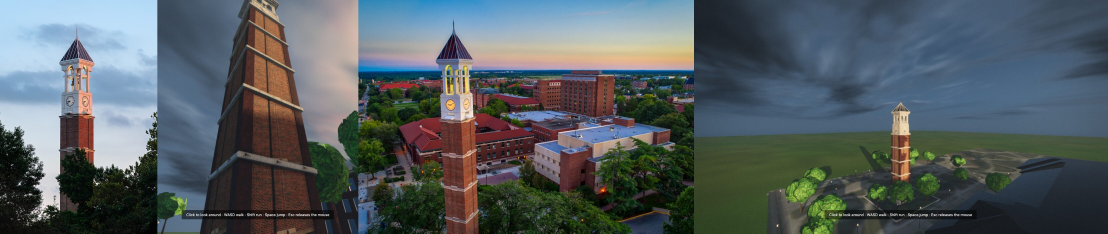
#> input picture docs/img/v2-belltower-vs-ref.jpg, 3322 x 700 px, given in place of v2-belltower-vs-ref.jpg.png, which was not available (shown at 1/3 size)
$ python walc-apple-sidebyside.py ../docs/img/v2-belltower-vs-ref.jpg
#> lines starting #> are read from the running program, lines starting #| are printed output that depends on the picture
# Apple Maps frame (left) vs the walk scene at the fitted camera (right) -> docs/img/walc-hifi-vs-apple.jpg, plus a row of eye-level plaza views.
# Run after: node tools/saltline-walk-shots.mjs apple-west-mid apple-west-4 apple-east-mid apple-south-mid hifi-front hifi-oblique hifi-colonnade hifi-nw hifi-east hifi-south
#   uv run --with opencv-python-headless --with numpy python tools/walc-apple-sidebyside.py [name ...]   (raw frames are gitignored, this Mac only)
import cv2, numpy as np, sys
AM = '/Users/rithvikpraveenkumar/Codebox/Repos/FolkTown/data/raw/apple-maps-walc/'
names = [a for i, a in enumerate(sys.argv[1:]) if not a.startswith('-') and sys.argv[i] != '-o'] or ['west-mid', 'west-4', 'east-mid', 'south-mid']
W = 1500
def lab(im, t): cv2.rectangle(im, (0, 0), (16 + 13 * len(t), 34), (0, 0, 0), -1); cv2.putText(im, t, (8, 24), cv2.FONT_HERSHEY_SIMPLEX, 0.7, (255, 255, 255), 2); return im
rows = []
for n in names:
    a = cv2.imread(AM + n + '.png'); b = cv2.imread(f'tools/shots/walk-apple-{n}.png')
#> further down, a is the input picture: shape (700, 3322, 3); mean B, G, R 96.9, 93.5, 84.5
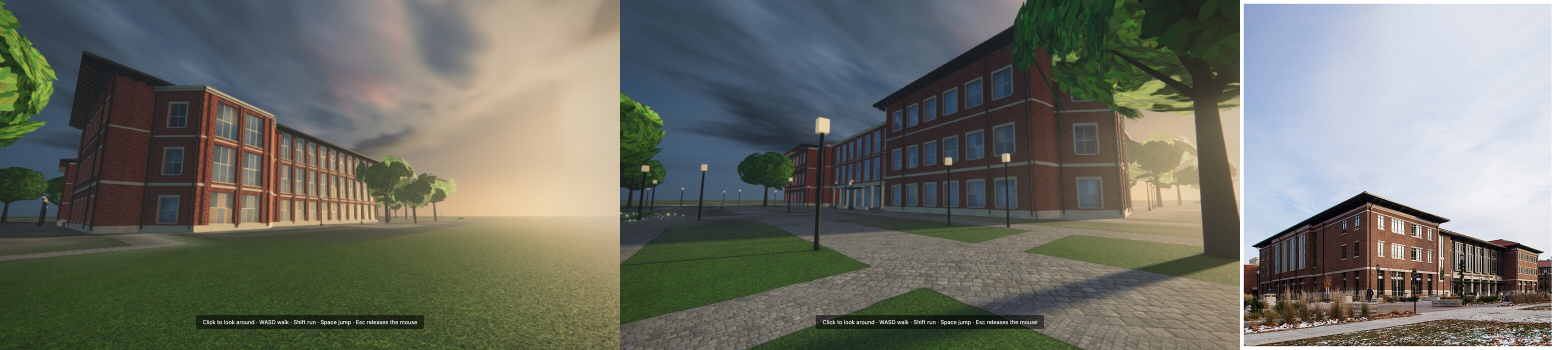
#> input picture docs/img/v2-walc-vs-ref.jpg, 3111 x 700 px, given in place of v2-belltower-vs-ref.jpg.png, which was not available (shown at 1/2 size)
#> further down, b is the input picture: shape (700, 3111, 3); mean B, G, R 102.4, 111.7, 109.8
    b = cv2.resize(b, (3200, 1898))[104:104 + 1794, 0:3056]  # the Maps window crop
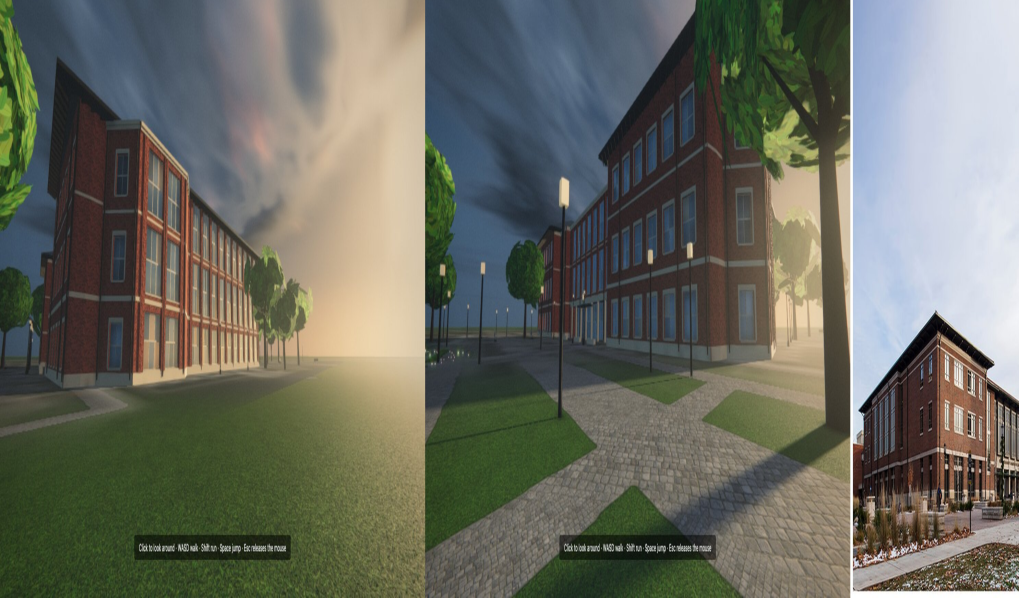
#> b: shape (1794, 3056, 3) (shown at 1/3 size); mean B, G, R 96.5, 107.3, 105.7
    f = W / a.shape[1]; a = cv2.resize(a, None, fx=f, fy=f, interpolation=cv2.INTER_AREA); b = cv2.resize(b, (a.shape[1], a.shape[0]), interpolation=cv2.INTER_AREA)
#> after `f = W / a.shape[1]`: f = 0.452
#> after `b = cv2.resize(b, (a.shape[1], a.shape[0]), interpolation=cv2.INTER_AR`:
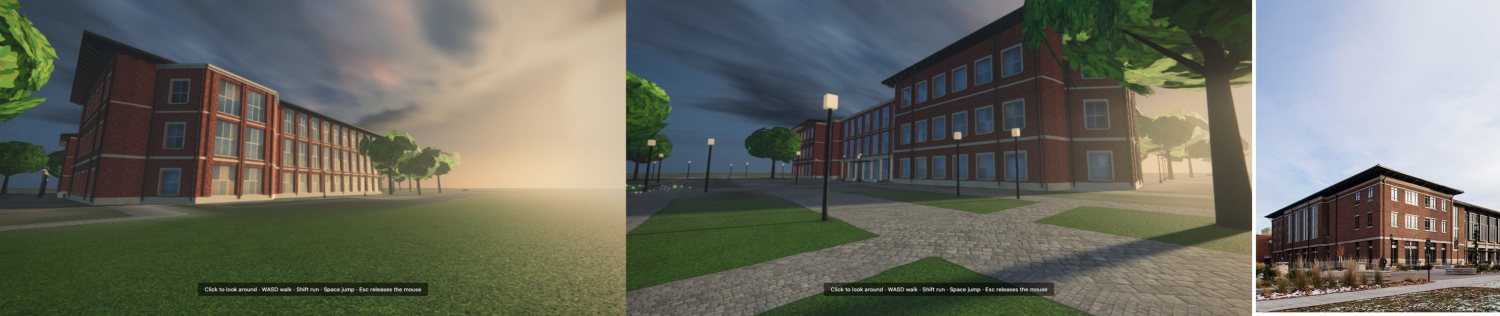
#> b: shape (316, 1500, 3); mean B, G, R 96.5, 107.3, 105.7
    rows.append(np.hstack([lab(a, 'Apple Maps ' + n), lab(b, 'walk scene, same camera')]))
#> in lab, `cv2.putText(im, t, (8, 24), cv2.FONT_HERSHEY_SIMPLEX, 0.7, (255, 255, `:
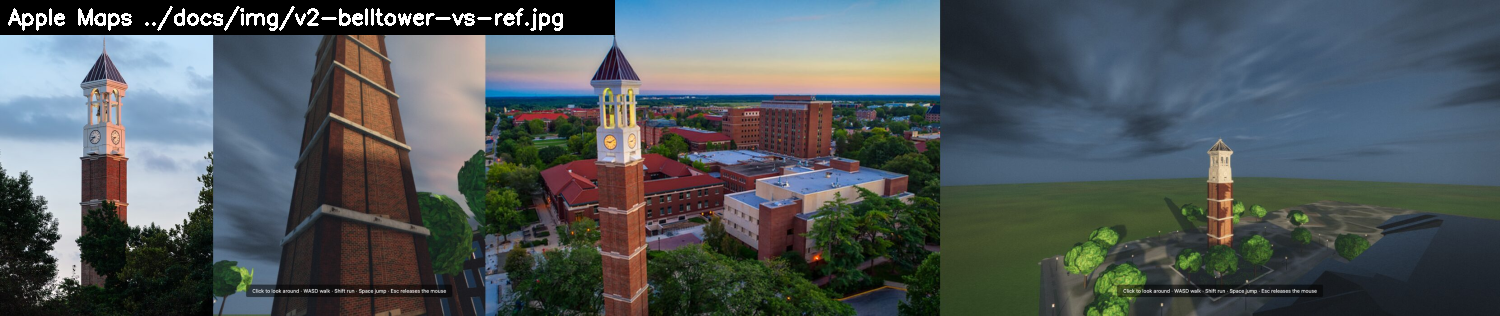
#> im: shape (316, 1500, 3); mean B, G, R 90.8, 88.3, 80.5
#> call 2 of lab, with t = 'walk scene, same camera'
#> in lab (call 2), `cv2.putText(im, t, (8, 24), cv2.FONT_HERSHEY_SIMPLEX, 0.7, (255, 255, `:
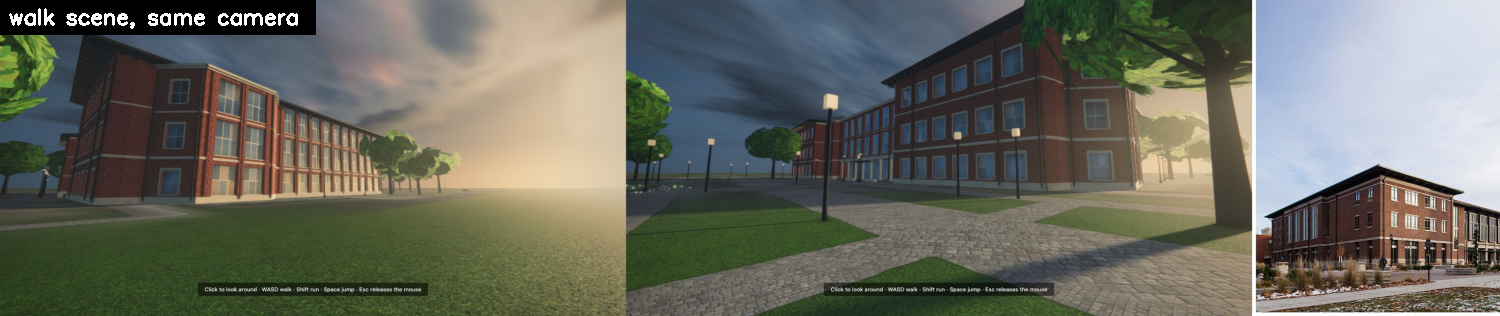
#> im: shape (316, 1500, 3); mean B, G, R 95.3, 106.3, 105
if '--no-eye' not in sys.argv:
    eye = [cv2.imread(f'tools/shots/walk-hifi-{n}.png') for n in ['front', 'oblique', 'colonnade', 'nw', 'east', 'south']]
#> eye = 6 items
    eye = [lab(cv2.resize(e, (1000, 625), interpolation=cv2.INTER_AREA), 'eye level: ' + n) for e, n in zip(eye, ['front', 'oblique', 'colonnade', 'north-west', 'east', 'south']) if e is not None]
#> call 3 of lab, with t = 'eye level: front'
#> in lab (call 3), `cv2.putText(im, t, (8, 24), cv2.FONT_HERSHEY_SIMPLEX, 0.7, (255, 255, `:
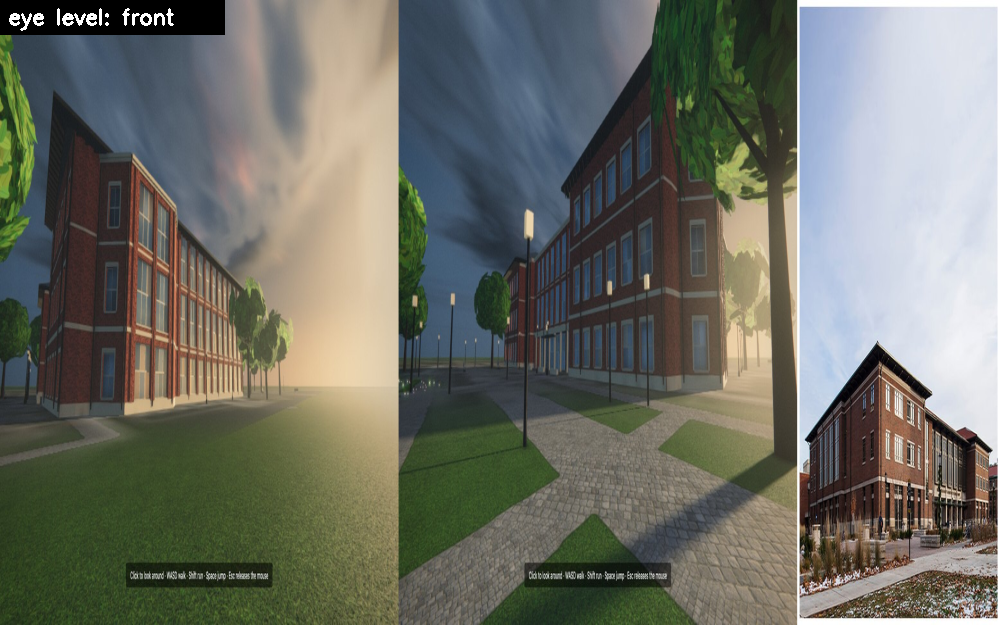
#> im: shape (625, 1000, 3); mean B, G, R 101.6, 111.1, 109.3
#> eye = 1 item
    for i in range(0, len(eye) - 2, 3): rows.append(np.hstack(eye[i:i + 3]))
#> this loop made 0 passes
#> after the loop, rows = 1 item
out = sys.argv[sys.argv.index('-o') + 1] if '-o' in sys.argv else 'docs/img/walc-hifi-vs-apple.jpg'
cv2.imwrite(out, np.vstack(rows), [cv2.IMWRITE_JPEG_QUALITY, 86]); print(out, np.vstack(rows).shape)
#> after `cv2.imwrite(out, np.vstack(rows), [cv2.IMWRITE_JPEG_QUALITY, 86])`:
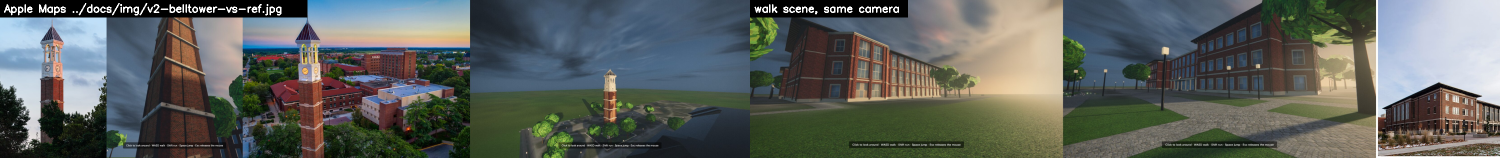
#> saved as walc-hifi-vs-apple.jpg: shape (316, 3000, 3) (shown at 1/2 size); mean B, G, R 93, 97.3, 92.8
#| docs/img/walc-hifi-vs-apple.jpg (316, 3000, 3)
